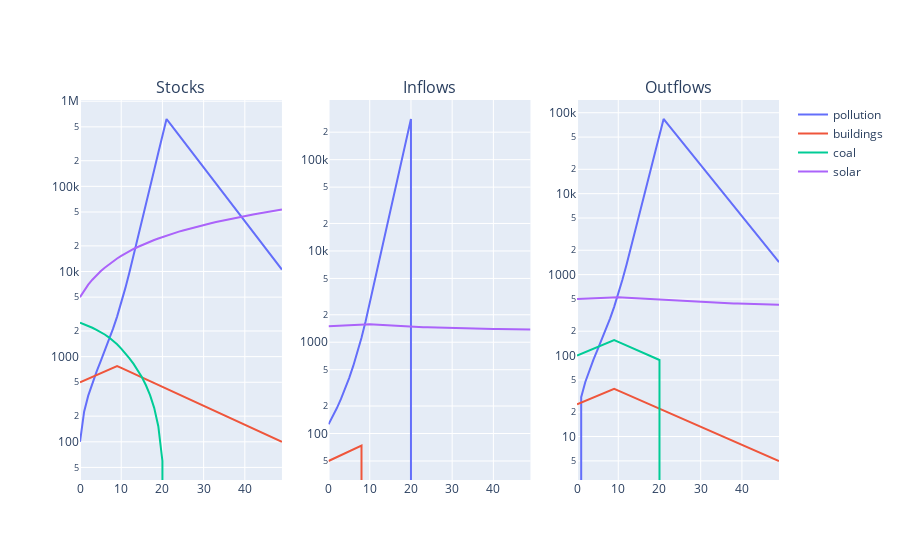

Source (notebook cell):
### Code cell
a.pollution_lim = True
a.sensitivity = True
a.run_sim(time_steps=50)
fig = a.plot_sim(first_legend=False, log=True)
fig
